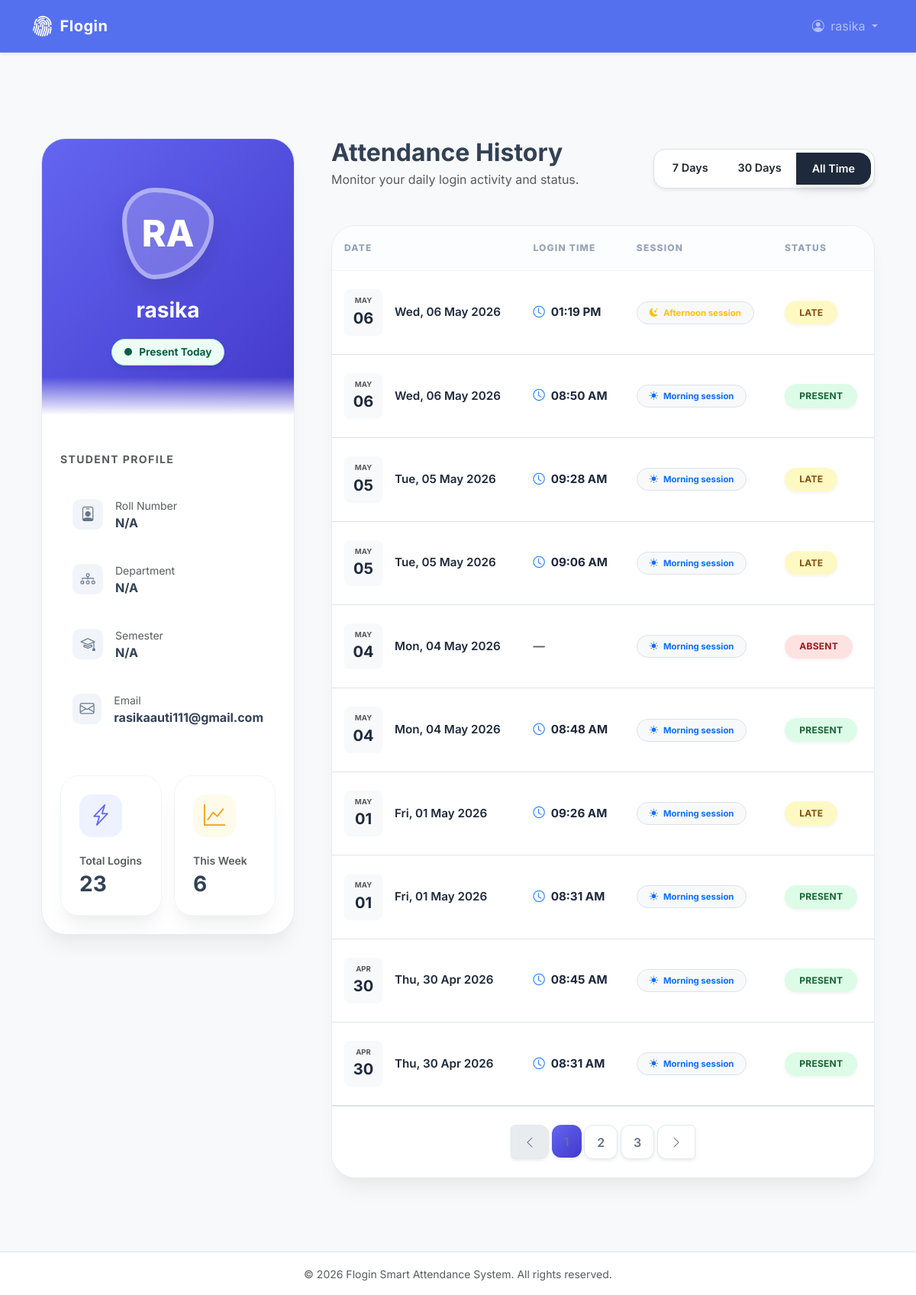
Screenshot of /profile (signed in) with the database file from the repository.
### app/models.py (models this page shows, shortened)
class User(db.Model, UserMixin):
    id = db.Column(db.Integer, primary_key=True)
    name = db.Column(db.String(100), nullable=False)
    email = db.Column(db.String(120), unique=True, nullable=False)
    roll_number = db.Column(db.String(20), unique=True, nullable=True)
    department = db.Column(db.String(100), nullable=True)
    semester = db.Column(db.String(20), nullable=True)
    role = db.Column(db.String(20), nullable=False, default='student') # 'student', 'staff', 'admin'
    face_encoding_path = db.Column(db.String(255), nullable=True) # Path to the .pkl file
    created_at = db.Column(db.DateTime, default=datetime.utcnow)
    attendances = db.relationship('Attendance', backref='user', lazy=True)

class Attendance(db.Model):
    id = db.Column(db.Integer, primary_key=True)
    user_id = db.Column(db.Integer, db.ForeignKey('user.id'), nullable=False)
    timestamp = db.Column(db.DateTime, default=datetime.utcnow, nullable=False)
    method = db.Column(db.String(20), nullable=False, default='face') # 'face', 'manual'
    status = db.Column(db.String(20), nullable=False, default='present') # 'present', 'late'

### app/routes/auth.py (the view, shortened to what this page needs)
@auth_bp.route('/profile')
def profile():
    if not current_user.is_authenticated:
        return redirect(url_for('auth.login'))
    time_range = request.args.get('range', 'all')
    page = request.args.get('page', 1, type=int)
    per_page = 10
    query = Attendance.query.filter_by(user_id=current_user.id)
    now = datetime.utcnow()
    if time_range == '7days':
        start_date = now - timedelta(days=7)
        query = query.filter(Attendance.timestamp >= start_date)
    elif time_range == '30days':
        start_date = now - timedelta(days=30)
        query = query.filter(Attendance.timestamp >= start_date)
    pagination = query.order_by(Attendance.timestamp.desc()).paginate(page=page, per_page=per_page)
    attendance_records = pagination.items
    total_logins = Attendance.query.filter_by(user_id=current_user.id).count()
    start_of_week = now - timedelta(days=now.weekday())
    start_of_week = start_of_week.replace(hour=0, minute=0, second=0, microsecond=0)
    logins_this_week = Attendance.query.filter_by(user_id=current_user.id).filter(Attendance.timestamp >= start_of_week).count()
    from app import db
    from sqlalchemy import func
    today = now.date()
    attendance_today = Attendance.query.filter_by(user_id=current_user.id).filter(func.date(Attendance.timestamp) == today).first()
    if attendance_today:
        activity_status = "Present Today"
        status_class = "success"
    return render_template('profile.html',
                           user=current_user,
                           attendance_records=attendance_records,
                           pagination=pagination,
                           time_range=time_range,
                           total_logins=total_logins,
                           logins_this_week=logins_this_week,
                           activity_status=activity_status,
                           status_class=status_class)

### app/models.py (called while the page is built)
@login_manager.user_loader
def load_user(user_id):
    return User.query.get(int(user_id))

### app/templates/profile.html (shortened to what this page needs)
{% extends "base.html" %}
{% block content %}
<div class="container py-5">
    <div class="row g-5">
        <div class="col-lg-4">
            <div class="profile-sidebar">
                <div class="avatar-wrapper">
                    <div class="avatar-circle-lg">
                        {{ user.name[:2].upper() }}
                    </div>
                    <h3 class="fw-bold mb-1">{{ user.name }}</h3>
                    <div class="status-indicator status-{{ status_class }} mx-auto mt-3">
                        <span class="status-dot {{ 'status-dot-pulse' if status_class == 'success' }}"></span>
                        {{ activity_status }}
                    </div>
                </div>
                <div class="p-4 pt-5">
                    <div class="mb-5">
                        <label class="text-muted small text-uppercase fw-bold mb-4 d-block" style="letter-spacing: 0.1em;">Student Profile</label>
                        <div class="d-flex flex-column gap-2">
                            <div class="student-info-item d-flex align-items-center">
                                <div class="student-info-icon me-3">
                                    <i class="bi bi-person-badge"></i>
                                </div>
                                <div>
                                    <div class="small text-muted">Roll Number</div>
                                    <div class="fw-bold">{{ user.roll_number or 'N/A' }}</div>
                                </div>
                            </div>
                            <div class="student-info-item d-flex align-items-center">
                                <div class="student-info-icon me-3">
                                    <i class="bi bi-diagram-3"></i>
                                </div>
                                <div>
                                    <div class="small text-muted">Department</div>
                                    <div class="fw-bold text-truncate" style="max-width: 200px;">{{ user.department or 'N/A' }}</div>
                                </div>
                            </div>
                            <div class="student-info-item d-flex align-items-center">
                                <div class="student-info-icon me-3">
                                    <i class="bi bi-mortarboard"></i>
                                </div>
                                <div>
                                    <div class="small text-muted">Semester</div>
                                    <div class="fw-bold">{{ user.semester or 'N/A' }}</div>
                                </div>
                            </div>
                            <div class="student-info-item d-flex align-items-center">
                                <div class="student-info-icon me-3">
                                    <i class="bi bi-envelope"></i>
                                </div>
                                <div>
                                    <div class="small text-muted">Email</div>
                                    <div class="fw-bold text-truncate" style="max-width: 200px;">{{ user.email }}</div>
                                </div>
                            </div>
                        </div>
                    </div>
                    <div class="row g-3">
                        <div class="col-6">
                            <div class="metric-card">
                                <div class="metric-icon" style="color: #6366f1; background: #eef2ff;">
                                    <i class="bi bi-lightning-charge"></i>
                                </div>
                                <div class="small text-muted fw-semibold">Total Logins</div>
                                <div class="h3 fw-bold mb-0 mt-1">{{ total_logins }}</div>
                            </div>
                        </div>
                        <div class="col-6">
                            <div class="metric-card">
                                <div class="metric-icon" style="color: #f59e0b; background: #fffbeb;">
                                    <i class="bi bi-graph-up"></i>
                                </div>
                                <div class="small text-muted fw-semibold">This Week</div>
                                <div class="h3 fw-bold mb-0 mt-1">{{ logins_this_week }}</div>
                            </div>
                        </div>
                    </div>
                </div>
            </div>
        </div>
        <div class="col-lg-8">
            <div class="d-flex justify-content-between align-items-end mb-5">
                <div>
                    <h2 class="fw-bold mb-1">Attendance History</h2>
                    <p class="text-muted mb-0">Monitor your daily login activity and status.</p>
                </div>
                <div class="btn-group p-1 bg-white rounded-4 shadow-sm border">
                    <a href="{{ url_for('auth.profile', range='7days') }}" class="btn filter-btn {{ 'active' if time_range == '7days' else 'border-0' }}">7 Days</a>
                    <a href="{{ url_for('auth.profile', range='30days') }}" class="btn filter-btn {{ 'active' if time_range == '30days' else 'border-0' }}">30 Days</a>
                    <a href="{{ url_for('auth.profile', range='all') }}" class="btn filter-btn {{ 'active' if time_range == 'all' else 'border-0' }}">All Time</a>
                </div>
            </div>
            <div class="card attendance-card">
                <div class="table-responsive">
                    <table class="table table-hover mb-0">
                        <thead>
                            <tr>
                                <th>Date</th>
                                <th>Login Time</th>
                                <th>Session</th>
                                <th>Status</th>
                            </tr>
                        </thead>
                        <tbody>
                            {% for record in attendance_records %}
                            <tr>
                                <td>
                                    <div class="d-flex align-items-center">
                                        <div class="bg-light rounded-3 p-2 me-3 text-center" style="min-width: 50px;">
                                            <div class="small text-muted text-uppercase fw-bold" style="font-size: 0.6rem;">{{ record.timestamp.strftime('%b') }}</div>
                                            <div class="fw-bold fs-5">{{ record.timestamp.strftime('%d') }}</div>
                                        </div>
                                        <div class="fw-semibold">{{ record.timestamp.strftime('%a, %d %b %Y') }}</div>
                                    </div>
                                </td>
                                <td>
                                    {% if record.status == 'absent' %}
                                    <span class="text-muted fw-bold">—</span>
                                    {% else %}
                                    <div class="d-flex align-items-center">
                                        <i class="bi bi-clock me-2 text-primary"></i>
                                        <span class="fw-bold">{{ record.timestamp.strftime('%I:%M %p') }}</span>
                                    </div>
                                    {% endif %}
                                </td>
                                <td>
                                    {% if record.timestamp.hour < 12 %}
                                    <span class="badge bg-light text-primary border rounded-pill px-3 py-2"><i class="bi bi-sun-fill me-1"></i> Morning session</span>
                                    {% else %}
                                    <span class="badge bg-light text-warning border rounded-pill px-3 py-2"><i class="bi bi-moon-stars-fill me-1"></i> Afternoon session</span>
                                    {% endif %}
                                </td>
                                <td>
                                    {% if record.status == 'present' %}
                                    <span class="badge badge-status badge-present">PRESENT</span>
                                    {% elif record.status == 'late' %}
                                    <span class="badge badge-status badge-late">LATE</span>
                                    {% else %}
                                    <span class="badge badge-status badge-absent">ABSENT</span>
                                    {% endif %}
                                </td>
                            </tr>
                            {% endfor %}
                        </tbody>
                    </table>
                </div>
                {% if pagination.pages > 1 %}
                <div class="card-footer bg-white border-top py-4">
                    <nav aria-label="Attendance pagination">
                        <ul class="pagination justify-content-center mb-0">
                            <li class="page-item {{ 'disabled' if not pagination.has_prev }}">
                                <a class="page-link shadow-sm" href="{{ url_for('auth.profile', page=pagination.prev_num, range=time_range) if pagination.has_prev else '#' }}">
                                    <i class="bi bi-chevron-left"></i>
                                </a>
                            </li>
                            {% for page_num in pagination.iter_pages(left_edge=1, right_edge=1, left_current=1, right_current=2) %}
                                {% if page_num %}
                                    <li class="page-item {{ 'active' if page_num == pagination.page }}">
                                        <a class="page-link shadow-sm" href="{{ url_for('auth.profile', page=page_num, range=time_range) }}">{{ page_num }}</a>
                                    </li>
                                {% else %}
                                    <li class="page-item disabled"><span class="page-link border-0">...</span></li>
                                {% endif %}
                            {% endfor %}
                            <li class="page-item {{ 'disabled' if not pagination.has_next }}">
                                <a class="page-link shadow-sm" href="{{ url_for('auth.profile', page=pagination.next_num, range=time_range) if pagination.has_next else '#' }}">
                                    <i class="bi bi-chevron-right"></i>
                                </a>
                            </li>
                        </ul>
                    </nav>
                </div>
                {% endif %}
            </div>
        </div>
    </div>
</div>
{% endblock %}

### app/templates/base.html (shortened to what this page needs)
<!DOCTYPE html>
<html lang="en">
<head>
    <link href="https://cdn.jsdelivr.net/npm/bootstrap@5.3.0/dist/css/bootstrap.min.css" rel="stylesheet">
    <link rel="stylesheet" href="https://cdn.jsdelivr.net/npm/bootstrap-icons@1.11.1/font/bootstrap-icons.css">
    <link rel="stylesheet" href="{{ url_for('static', filename='css/style.css') }}">
</head>
<body class="bg-light">
    <nav class="navbar navbar-expand-lg navbar-dark bg-primary shadow-sm glass-nav">
        <div class="container">
            <a class="navbar-brand fw-bold d-flex align-items-center" href="{{ url_for('auth.login') }}">
                <i class="bi bi-fingerprint me-2 fs-3"></i>
                Flogin
            </a>
            <div class="collapse navbar-collapse" id="navbarNav">
                <ul class="navbar-nav ms-auto">
                    {% if current_user.is_authenticated %}
                        <li class="nav-item dropdown">
                            <a class="nav-link dropdown-toggle" href="#" id="navbarDropdown" role="button" data-bs-toggle="dropdown">
                                <i class="bi bi-person-circle me-1"></i> {{ current_user.name }}
                            </a>
                        </li>
                    {% endif %}
                </ul>
            </div>
        </div>
    </nav>
    <main class="container my-5 fade-in">
        {% block content %}{% endblock %}
    </main>
    <footer class="footer mt-auto py-3 bg-white border-top text-center text-muted">
        <div class="container">
            <small>&copy; 2026 Flogin Smart Attendance System. All rights reserved.</small>
        </div>
    </footer>
</body>
</html>

### app/static/css/style.css (style rules this page uses)
:root { --primary-color: #4361ee; --primary-hover: #3a56d4; --secondary-color: #3f37c9; --success-color: #4cc9f0; --dark-bg: #0f172a; --light-bg: #f8fafc; }
body { font-family: 'Inter', sans-serif; background-color: var(--light-bg); color: #334155; -webkit-font-smoothing: antialiased; }
.glass-nav { background: rgba(67, 97, 238, 0.9) !important; backdrop-filter: blur(10px); -webkit-backdrop-filter: blur(10px); border-bottom: 1px solid rgba(255, 255, 255, 0.1); }
.navbar-brand { letter-spacing: 0.5px; }
.card { transition: transform 0.3s ease, box-shadow 0.3s ease; }
.fade-in { animation: fadeIn 0.5s ease-in-out; }
.table th { font-weight: 600; color: #64748b; text-transform: uppercase; font-size: 0.8rem; letter-spacing: 0.5px; }
.table td { vertical-align: middle; }

### rows the page displays
User: name "rasika", name "RA", roll_number "N/A", department "N/A", semester "N/A", email "rasikaauti111@gmail.com"
Attendance: timestamp "MAY", timestamp "06", timestamp "Wed, 06 May 2026", timestamp "01:19 PM", shows "Afternoon session", status "LATE"
Attendance: timestamp "MAY", timestamp "06", timestamp "Wed, 06 May 2026", timestamp "08:50 AM", shows "Morning session", status "PRESENT"
Attendance: timestamp "MAY", timestamp "05", timestamp "Tue, 05 May 2026", timestamp "09:28 AM", shows "Morning session", status "LATE"
Attendance: timestamp "MAY", timestamp "05", timestamp "Tue, 05 May 2026", timestamp "09:06 AM", shows "Morning session", status "LATE"
Attendance: timestamp "MAY", timestamp "04", timestamp "Mon, 04 May 2026", shows "Morning session", status "ABSENT"
Attendance: timestamp "MAY", timestamp "04", timestamp "Mon, 04 May 2026", timestamp "08:48 AM", shows "Morning session", status "PRESENT"
Attendance: timestamp "MAY", timestamp "01", timestamp "Fri, 01 May 2026", timestamp "09:26 AM", shows "Morning session", status "LATE"
Attendance: timestamp "MAY", timestamp "01", timestamp "Fri, 01 May 2026", timestamp "08:31 AM", shows "Morning session", status "PRESENT"
Attendance: timestamp "APR", timestamp "30", timestamp "Thu, 30 Apr 2026", timestamp "08:45 AM", shows "Morning session", status "PRESENT"
Attendance: timestamp "APR", timestamp "30", timestamp "Thu, 30 Apr 2026", timestamp "08:31 AM", shows "Morning session", status "PRESENT"

### other values shown
{{ activity_status }} "Present Today"
{{ total_logins }} "23"
{{ logins_this_week }} "6"
{{ page_num }} "1" "2" "3"
